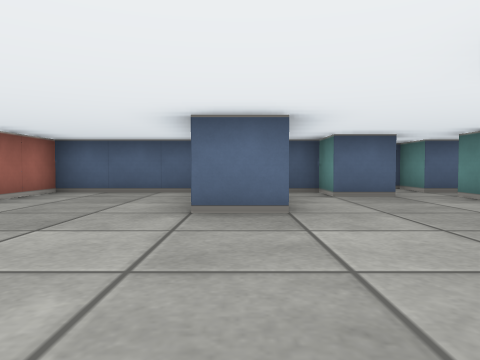
[1] (above)

19 first-person views from a walk through a cub3D level. The camera is about half as high as the walls, tilts 2° down and sees 70° across. The floor is counted in squares. Each view is taken from the middle of a square. On the plan, view 1 faces up. The plan holds only what a view shows up to about 9 squares ahead; the rest is blank. The place goes on beyond the plan.

[2]
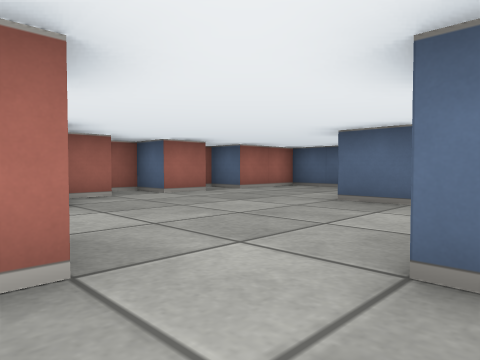

[3]
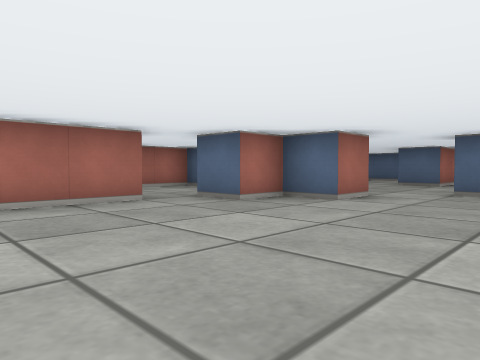

[4]
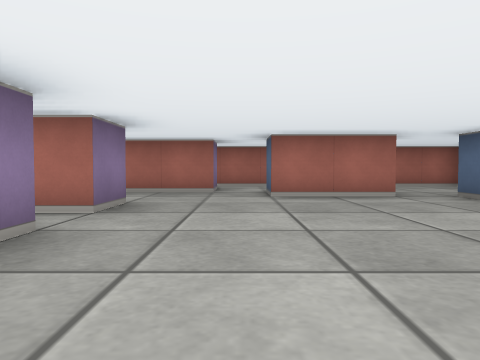

[5]
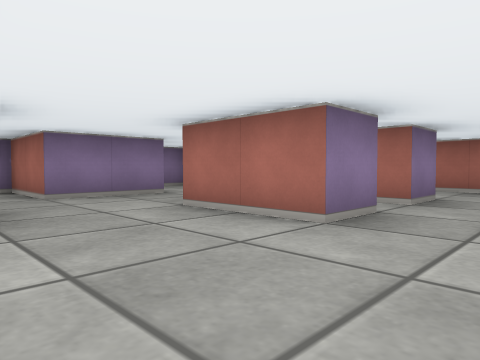

[6]
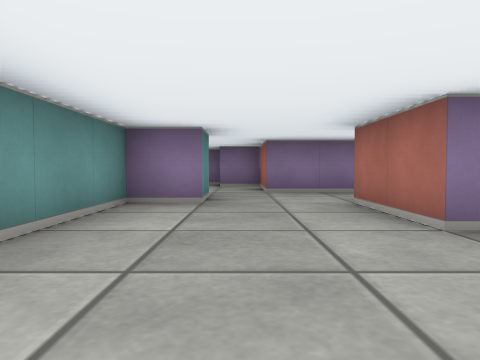

[7]
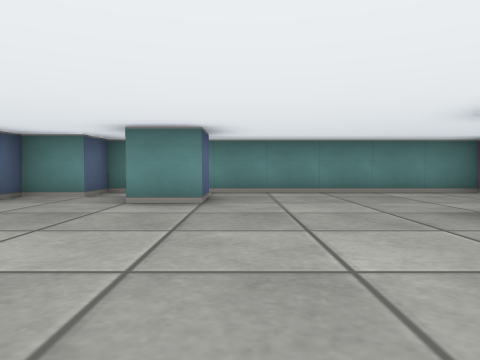

[8]
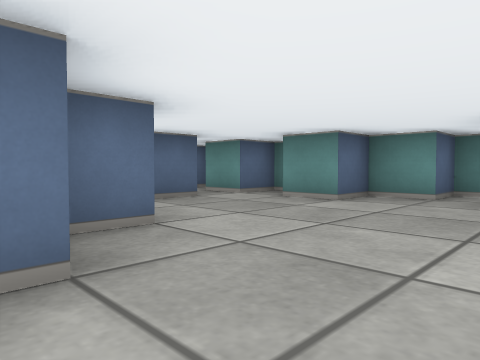

[9]
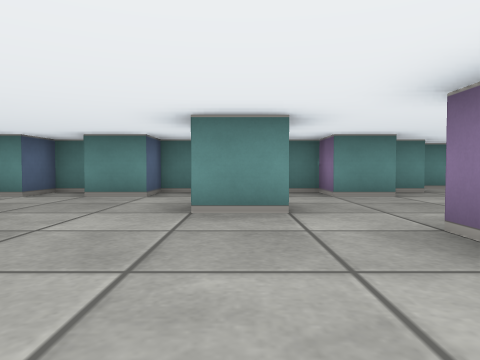

[10]
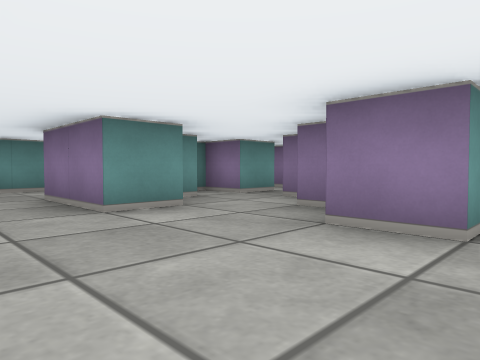

[11]
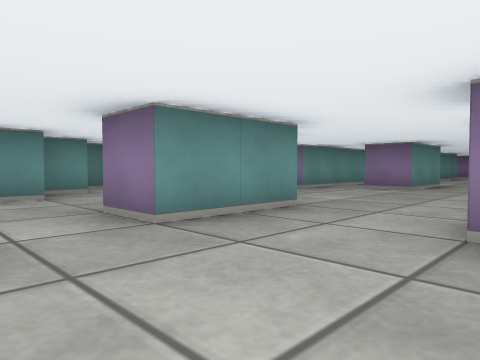

[12]
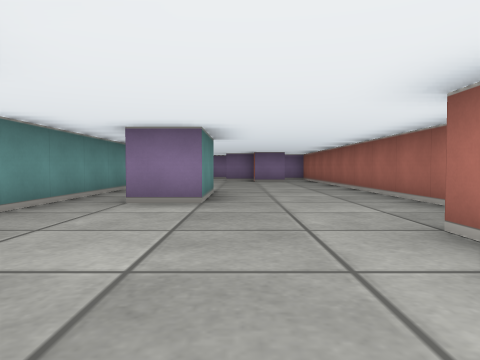

[13]
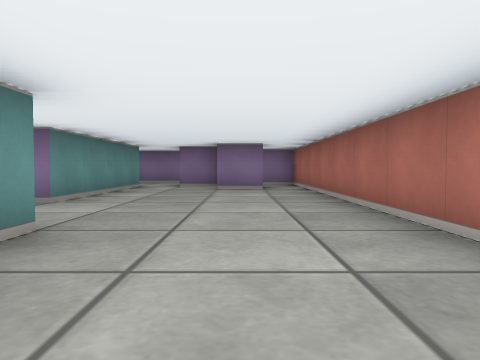

[14]
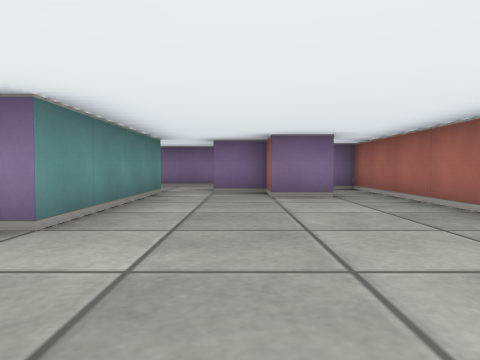

[15]
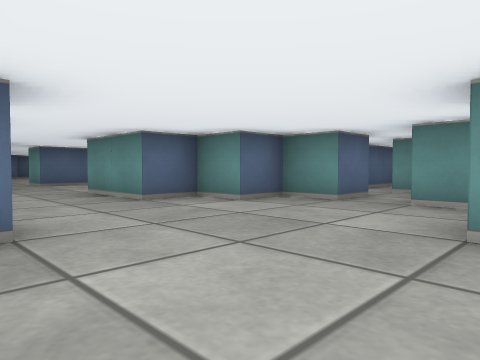

[16]
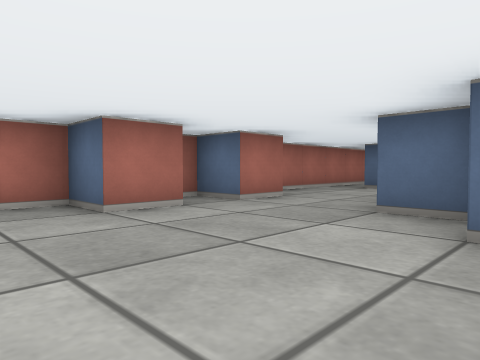

[17]
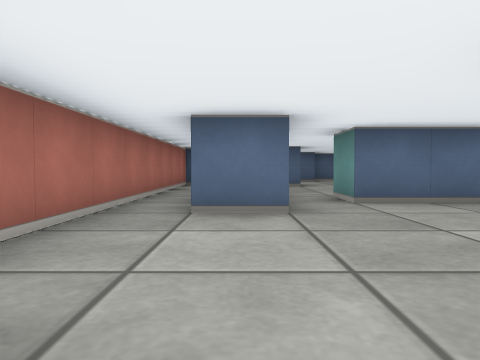

[18]
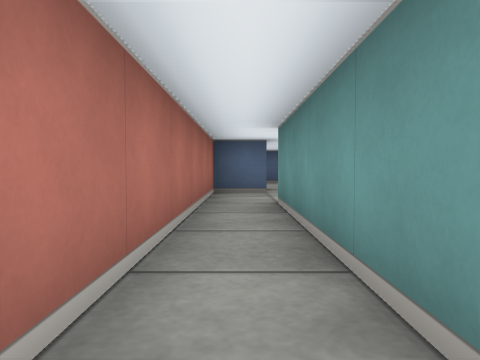

[19]
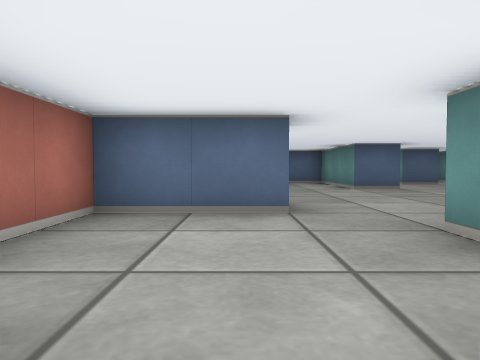

### Floor plan
Ten units are one square. View 1 is at (0, 0); x grows to the right and y downward. Boxes are objects, and circles mark ways between rooms. Rooms are numbered by the first view taken in them; rooms with no view inside come last. Other rooms are left out.
<svg viewBox="-50 -80 110 360">
<path fill="none" stroke="#000" d="M5 4 5 15 -5 15 -5 25 -15 25M-15 34 -15 55 -24 55M26 -5 15 -5 15 -15M-25 5 -45 5 -45 21M45 45 35 45 35 35M45 -19 45 -25 35 -25 35 -35M14 75 25 75 25 95M-25 65 -25 82M-6 75 5 75M-35 -16 -35 -8M5 -42 5 -35 -5 -35 -5 -50M45 -39 45 -45 35 -45 35 -55M-35 -35 -35 -25 -45 -25 -45 -19M25 -55 15 -55 15 -65 9 -65M-9 -65 -35 -65 -35 -45 -45 -45M42 -65 35 -65 35 -75M45 105 45 95 55 95 55 25 45 25 45 15 35 15 35 5 45 5 45 -5 35 -5 35 -15M25 115 35 115 35 135 45 135M55 121 55 112M-35 155 -35 165 -45 165 -45 275 -40 275M15 165 5 165 5 155 -5 155 -5 145 -15 145 -15 125 -5 125M-15 206 -15 185 -5 185M-35 135 -35 145 -45 145 -45 149M-2 135 5 135M25 156 25 145 35 145 35 139M5 215 5 175M15 126 15 115 25 115M25 136 25 128M-25 105 -35 105 -35 65M2 95 -15 95 -15 85M-36 255 -25 255 -25 265 -15 265M-5 265 -5 225 -1 225M5 75 5 81M-45 65 -45 122M-34 45 -45 45 -45 65M-35 65 -25 65"/>
<circle cx="-20" cy="90" r="3" fill="#2a7"/>
<circle cx="10" cy="85" r="3" fill="#2a7"/>
<circle cx="20" cy="105" r="3" fill="#2a7"/>
<circle cx="-30" cy="50" r="3" fill="#2a7"/>
<circle cx="-40" cy="60" r="3" fill="#2a7"/>
<text x="10" y="20">1</text>
<text x="-20" y="170">2</text>
<text x="-30" y="50">3</text>
</svg>
Room 1 opens to room 2. Room 1 opens to room 3. Room 2 opens to room 3.

Where each view was taken, in squares from view 1:
view 1: 0 up, 0 right, facing up
view 2: 1 down, 2 right, facing up-left
view 3: 6 down, 3 right, facing up-left
view 4: 6 down, 4 right, facing left
view 5: 6 down, 5 right, facing down-left
view 6: 5 down, 4 right, facing down
view 7: 5 down, 1 left, facing right
view 8: 4 down, 1 left, facing up-right
view 9: 1 up, 2 left, facing right
view 10: 10 down, 2 left, facing down-right
view 11: 11 down, 4 left, facing down-right
view 12: 14 down, 2 left, facing down
view 13: 18 down, 3 left, facing down
view 14: 20 down, 2 left, facing down
view 15: 19 down, 4 left, facing up-right
view 16: 18 down, 0 right, facing up-left
view 17: 14 down, 3 left, facing up
view 18: 11 down, 4 left, facing up
view 19: 4 down, 3 left, facing up
